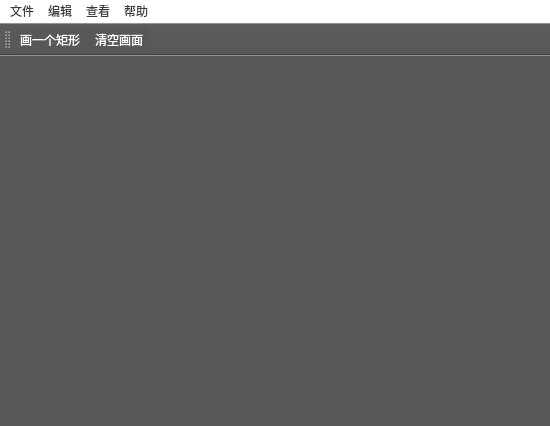
<?xml version="1.0" encoding="UTF-8"?>
<ui version="4.0">
 <class>MainWindow</class>
 <widget class="QMainWindow" name="MainWindow">
  <property name="geometry">
   <rect>
    <x>0</x>
    <y>0</y>
    <width>550</width>
    <height>426</height>
   </rect>
  </property>
  <property name="windowTitle">
   <string>FirstOpenGL实例</string>
  </property>
  <property name="windowIcon">
   <iconset>
    <normaloff>../QT图片素材/联想截图_20250927210934.png</normaloff>../QT图片素材/联想截图_20250927210934.png</iconset>
  </property>
  <property name="styleSheet">
   <string notr="true">QWidget{
	background-color: rgb(88, 88, 88);
	color: rgb(255, 255, 255);
	font: 10pt &quot;隶书&quot;;
}
QMenuBar{
	background-color: rgb(255, 255, 255);
	color: rgb(60, 60, 60);
}
</string>
  </property>
  <widget class="QWidget" name="centralwidget"/>
  <widget class="QMenuBar" name="menubar">
   <property name="geometry">
    <rect>
     <x>0</x>
     <y>0</y>
     <width>550</width>
     <height>16</height>
    </rect>
   </property>
   <widget class="QMenu" name="menu">
    <property name="title">
     <string>文件</string>
    </property>
   </widget>
   <widget class="QMenu" name="menu_2">
    <property name="title">
     <string>编辑</string>
    </property>
   </widget>
   <widget class="QMenu" name="menu_3">
    <property name="title">
     <string>查看</string>
    </property>
   </widget>
   <widget class="QMenu" name="menu_4">
    <property name="title">
     <string>帮助</string>
    </property>
   </widget>
   <addaction name="menu"/>
   <addaction name="menu_2"/>
   <addaction name="menu_3"/>
   <addaction name="menu_4"/>
  </widget>
  <widget class="QStatusBar" name="statusbar"/>
  <widget class="QToolBar" name="toolBar">
   <property name="windowTitle">
    <string>toolBar</string>
   </property>
   <attribute name="toolBarArea">
    <enum>TopToolBarArea</enum>
   </attribute>
   <attribute name="toolBarBreak">
    <bool>false</bool>
   </attribute>
   <addaction name="actionDraw"/>
   <addaction name="actionClear"/>
  </widget>
  <action name="actionDraw">
   <property name="text">
    <string>画一个矩形</string>
   </property>
   <property name="menuRole">
    <enum>QAction::MenuRole::NoRole</enum>
   </property>
  </action>
  <action name="actionClear">
   <property name="text">
    <string>清空画面</string>
   </property>
   <property name="menuRole">
    <enum>QAction::MenuRole::NoRole</enum>
   </property>
  </action>
 </widget>
 <resources/>
 <connections/>
</ui>
